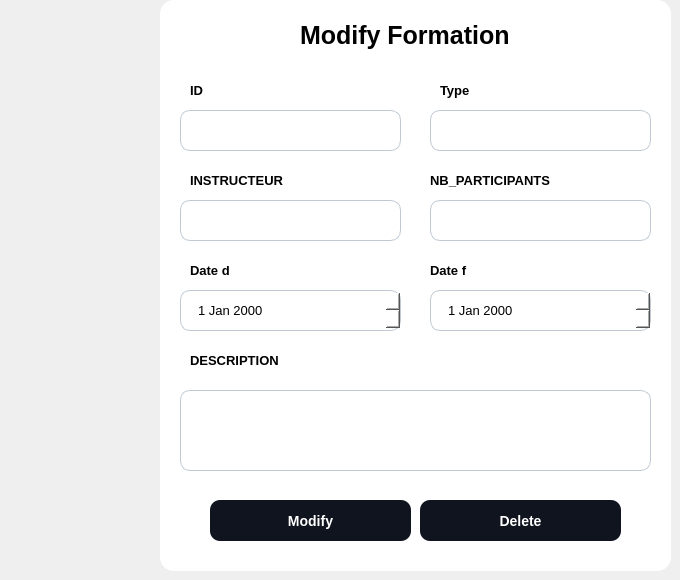
              <widget class="QWidget" name="page_14">
               <widget class="QGroupBox" name="groupBox_8">
                <property name="geometry">
                 <rect>
                  <x>160</x>
                  <y>0</y>
                  <width>511</width>
                  <height>571</height>
                 </rect>
                </property>
                <property name="styleSheet">
                 <string notr="true">background-color :white ; 
border-radius :14px ; </string>
                </property>
                <property name="title">
                 <string/>
                </property>
                <widget class="QLabel" name="title1_11">
                 <property name="geometry">
                  <rect>
                   <x>140</x>
                   <y>20</y>
                   <width>251</width>
                   <height>31</height>
                  </rect>
                 </property>
                 <property name="styleSheet">
                  <string notr="true">QLabel {
	font-size: 25px ; 
	font-weight:bold ; 
	
}</string>
                 </property>
                 <property name="text">
                  <string>Modify Formation</string>
                 </property>
                </widget>
                <widget class="QPushButton" name="modify_project_3">
                 <property name="geometry">
                  <rect>
                   <x>50</x>
                   <y>500</y>
                   <width>201</width>
                   <height>41</height>
                  </rect>
                 </property>
                 <property name="cursor">
                  <cursorShape>PointingHandCursor</cursorShape>
                 </property>
                 <property name="styleSheet">
                  <string notr="true">QPushButton {
	background-color:#0F141E ; 
	border-radius:10px ; 
	color : white ; 
	font-size:14px ; 
	font-weight:bold; 
}

QPushButton::hover {
	background-color:#4AC7EA ; 
	color:white ; 
}</string>
                 </property>
                 <property name="text">
                  <string>Modify</string>
                 </property>
                </widget>
                <widget class="QPushButton" name="delete__project_3">
                 <property name="geometry">
                  <rect>
                   <x>260</x>
                   <y>500</y>
                   <width>201</width>
                   <height>41</height>
                  </rect>
                 </property>
                 <property name="cursor">
                  <cursorShape>PointingHandCursor</cursorShape>
                 </property>
                 <property name="styleSheet">
                  <string notr="true">QPushButton {
	background-color:#0F141E ; 
	border-radius:10px ; 
	color : white ; 
	font-size:14px ; 
	font-weight:bold; 
}

QPushButton::hover {
	background-color:#D60002 ; 
	color:white ; 
}</string>
                 </property>
                 <property name="text">
                  <string>Delete</string>
                 </property>
                </widget>
                <widget class="QLabel" name="label_61">
                 <property name="geometry">
                  <rect>
                   <x>30</x>
                   <y>350</y>
                   <width>101</width>
                   <height>21</height>
                  </rect>
                 </property>
                 <property name="styleSheet">
                  <string notr="true">font-size:13px;
font-weight:bold ; </string>
                 </property>
                 <property name="text">
                  <string>DESCRIPTION</string>
                 </property>
                </widget>
                <widget class="QLineEdit" name="type_formation_2">
                 <property name="geometry">
                  <rect>
                   <x>270</x>
                   <y>110</y>
                   <width>221</width>
                   <height>41</height>
                  </rect>
                 </property>
                 <property name="styleSheet">
                  <string notr="true">QLineEdit {
	background-color:white ; 
	border-radius:10px ; 
	font-size:13px ; 
	padding-left : 15px ; 
	border:1px solid #BFC9D3 ; 
}</string>
                 </property>
                </widget>
                <widget class="QLineEdit" name="id_formation_2">
                 <property name="geometry">
                  <rect>
                   <x>20</x>
                   <y>110</y>
                   <width>221</width>
                   <height>41</height>
                  </rect>
                 </property>
                 <property name="styleSheet">
                  <string notr="true">QLineEdit {
	background-color:white ; 
	border-radius:10px ; 
	font-size:13px ; 
	padding-left : 15px ; 
	border:1px solid #BFC9D3 ; 
}</string>
                 </property>
                 <property name="readOnly">
                  <bool>true</bool>
                 </property>
                </widget>
                <widget class="QLabel" name="label_62">
                 <property name="geometry">
                  <rect>
                   <x>270</x>
                   <y>260</y>
                   <width>61</width>
                   <height>21</height>
                  </rect>
                 </property>
                 <property name="styleSheet">
                  <string notr="true">font-size:13px;
font-weight:bold ; </string>
                 </property>
                 <property name="text">
                  <string>Date f</string>
                 </property>
                </widget>
                <widget class="QLabel" name="label_63">
                 <property name="geometry">
                  <rect>
                   <x>30</x>
                   <y>170</y>
                   <width>101</width>
                   <height>21</height>
                  </rect>
                 </property>
                 <property name="styleSheet">
                  <string notr="true">font-size:13px;
font-weight:bold ; </string>
                 </property>
                 <property name="text">
                  <string>INSTRUCTEUR</string>
                 </property>
                </widget>
                <widget class="QLineEdit" name="nb_participants_formation_2">
                 <property name="geometry">
                  <rect>
                   <x>270</x>
                   <y>200</y>
                   <width>221</width>
                   <height>41</height>
                  </rect>
                 </property>
                 <property name="styleSheet">
                  <string notr="true">QLineEdit {
	background-color:white ; 
	border-radius:10px ; 
	font-size:13px ; 
	padding-left : 15px ; 
	border:1px solid #BFC9D3 ; 

}</string>
                 </property>
                </widget>
                <widget class="QLabel" name="label_64">
                 <property name="geometry">
                  <rect>
                   <x>280</x>
                   <y>80</y>
                   <width>41</width>
                   <height>21</height>
                  </rect>
                 </property>
                 <property name="styleSheet">
                  <string notr="true">font-size:13px;
font-weight:bold ; </string>
                 </property>
                 <property name="text">
                  <string>Type</string>
                 </property>
                </widget>
                <widget class="QDateEdit" name="date_d_formation_2">
                 <property name="geometry">
                  <rect>
                   <x>20</x>
                   <y>290</y>
                   <width>221</width>
                   <height>41</height>
                  </rect>
                 </property>
                 <property name="styleSheet">
                  <string notr="true">	background-color:white ; 
	border-radius:10px ; 
	font-size:13px ; 
	padding-left : 15px ; 
	border:1px solid #BFC9D3 ; 
</string>
                 </property>
                </widget>
                <widget class="QLabel" name="label_65">
                 <property name="geometry">
                  <rect>
                   <x>30</x>
                   <y>260</y>
                   <width>51</width>
                   <height>21</height>
                  </rect>
                 </property>
                 <property name="styleSheet">
                  <string notr="true">font-size:13px;
font-weight:bold ; </string>
                 </property>
                 <property name="text">
                  <string>Date d</string>
                 </property>
                </widget>
                <widget class="QLineEdit" name="instructor_formation_2">
                 <property name="geometry">
                  <rect>
                   <x>20</x>
                   <y>200</y>
                   <width>221</width>
                   <height>41</height>
                  </rect>
                 </property>
                 <property name="styleSheet">
                  <string notr="true">QLineEdit {
	background-color:white ; 
	border-radius:10px ; 
	font-size:13px ; 
	padding-left : 15px ; 
	border:1px solid #BFC9D3 ; 

}</string>
                 </property>
                </widget>
                <widget class="QLabel" name="label_66">
                 <property name="geometry">
                  <rect>
                   <x>270</x>
                   <y>170</y>
                   <width>141</width>
                   <height>21</height>
                  </rect>
                 </property>
                 <property name="styleSheet">
                  <string notr="true">font-size:13px;
font-weight:bold ; </string>
                 </property>
                 <property name="text">
                  <string>NB_PARTICIPANTS</string>
                 </property>
                </widget>
                <widget class="QLabel" name="label_67">
                 <property name="geometry">
                  <rect>
                   <x>30</x>
                   <y>80</y>
                   <width>21</width>
                   <height>21</height>
                  </rect>
                 </property>
                 <property name="styleSheet">
                  <string notr="true">font-size:13px;
font-weight:bold ; </string>
                 </property>
                 <property name="text">
                  <string>ID</string>
                 </property>
                </widget>
                <widget class="QTextEdit" name="desc_formation_2">
                 <property name="geometry">
                  <rect>
                   <x>20</x>
                   <y>390</y>
                   <width>471</width>
                   <height>81</height>
                  </rect>
                 </property>
                 <property name="styleSheet">
                  <string notr="true">	background-color:white ; 
	border-radius:10px ; 
	font-size:13px ; 
	padding-left : 15px ; 
	border:1px solid #BFC9D3 ; </string>
                 </property>
                </widget>
                <widget class="QDateEdit" name="date_f_formation_2">
                 <property name="geometry">
                  <rect>
                   <x>270</x>
                   <y>290</y>
                   <width>221</width>
                   <height>41</height>
                  </rect>
                 </property>
                 <property name="styleSheet">
                  <string notr="true">
	background-color:white ; 
	border-radius:10px ; 
	font-size:13px ; 
	padding-left : 15px ; 
	border:1px solid #BFC9D3 ; 

</string>
                 </property>
                </widget>
               </widget>
              </widget>
